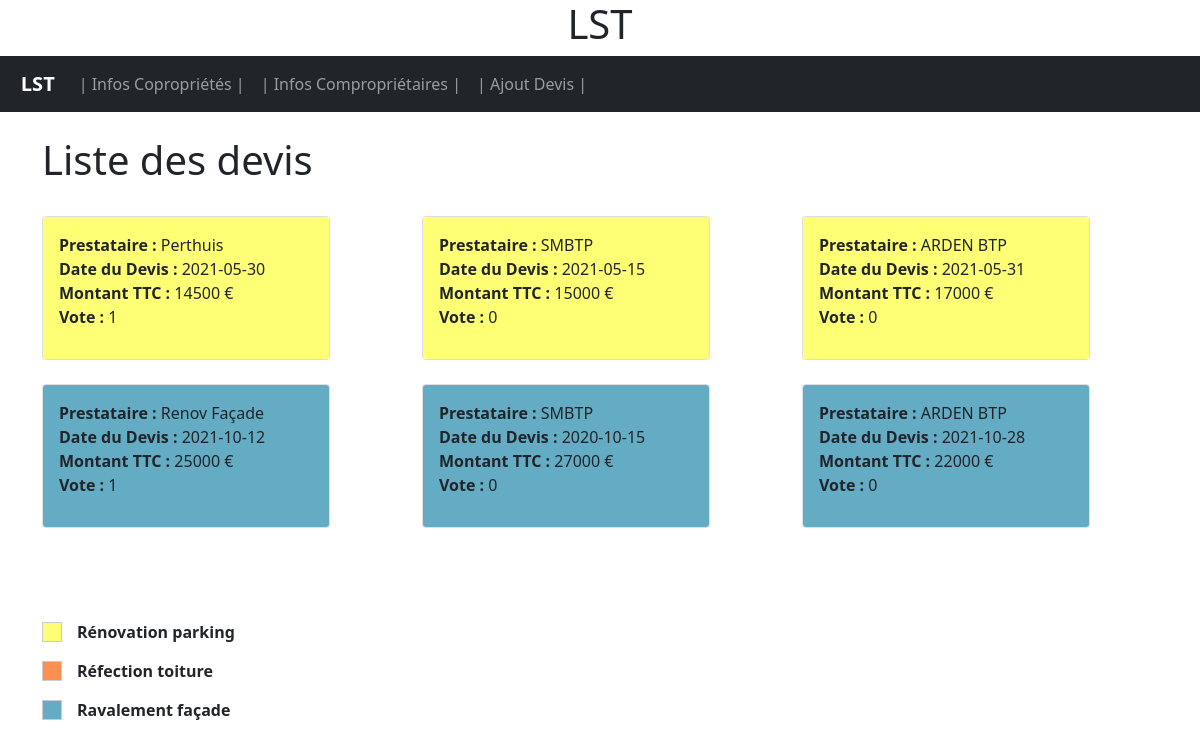
The page /devis.php?idCopropriete=1 on the database its author committed.
### tables this page shows
CREATE TABLE IF NOT EXISTS `devis` (
  `idDevis` int NOT NULL AUTO_INCREMENT,
  `dateDev` date NOT NULL,
  `prestataire` varchar(50) NOT NULL,
  `MontantTTC` int NOT NULL,
  `vote` tinyint(1) DEFAULT NULL,
  `idCopropriete` int NOT NULL,
  `idTravaux` int NOT NULL,
  PRIMARY KEY (`idDevis`),
  KEY `idCopropriete` (`idCopropriete`),
  KEY `idTravaux` (`idTravaux`)
);

### includeLst/lst.php (called while the page is built, shortened)
<?php
function getLesDevisCoproprietaire($bdd, $idCopropriete)
{
    $req = "SELECT idDevis, dateDev, prestataire, MontantTTC, vote, idTravaux FROM devis WHERE idCopropriete=".$idCopropriete;
    $res = $bdd->query($req);
    $LesDevis = $res->fetchAll();
    return $LesDevis;
};

### devis.php (the view, shortened to what this page needs)
<!DOCTYPE html>
<html lang="fr">
<head>
  <?php include('includeLst/headLst.php'); ?>
</head>
<body>
  <?php
  include('includeLst/headerLst.php');
  include('includeLst/navLst.php');
  $idCopropriete = (int)$_GET['idCopropriete'];
  $LesDevis = getLesDevisCoproprietaire($bdd, $idCopropriete);
  ?>
  <div class="jumbotron">
    <div class="container">
      <section class="col-sm-12"> <br>
        <h1>Liste des devis</h1>
        <br>
        <div class="row">
          <?php
          foreach ($LesDevis as $unDevis) {
            $prestataire = $unDevis['prestataire'];
            $dateDev     = $unDevis['dateDev'];
            $MontantTTC  = $unDevis['MontantTTC'];
            $vote        = $unDevis['vote'];
            $idTravaux   = $unDevis['idTravaux'];
            if ($idTravaux == 1) {
                $bg_color = "#FFFF76";
            } elseif ($idTravaux == 2) {
                $bg_color = "#fc8f51";
            } else {
                $bg_color = "#64ABC4";
            }
          ?>
            <article class="col-md-4 mb-4">
              <div class="card" style="width: 18rem; min-height: 9rem;">
                <div class="card-body" style="background-color: <?= $bg_color ?>; border-radius: calc(0.25rem - 1px);">
                    <p class="card-text" style="margin: 0;">
                        <b>Prestataire :</b> <?= $prestataire ?><br>
                        <b>Date du Devis :</b> <?= $dateDev ?><br>
                        <b>Montant TTC :</b> <?= $MontantTTC ?> €<br>
                        <b>Vote :</b> <?= $vote ?>
                    </p>
                </div>
              </div>
            </article>
          <?php } ?>
        </div> <br><br>
        <div style="margin-top: 20px;">
          <div style="display: flex; align-items: center; margin-bottom: 15px;">
            <div style="width: 20px; height: 20px; background-color:#FFFF76; border: 1px solid #ccc; margin-right: 15px;"></div>
            <p style="margin: 0;"><b>Rénovation parking</b></p>
          </div>
          <div style="display: flex; align-items: center; margin-bottom: 15px;">
            <div style="width: 20px; height: 20px; background-color:#fc8f51; border: 1px solid #ccc; margin-right: 15px;"></div>
            <p style="margin: 0;"><b>Réfection toiture</b></p>
          </div>
          <div style="display: flex; align-items: center; margin-bottom: 15px;">
            <div style="width: 20px; height: 20px; background-color:#64ABC4; border: 1px solid #ccc; margin-right: 15px;"></div>
            <p style="margin: 0;"><b>Ravalement façade</b></p>
          </div>
        </div>
      </section>
    </div>
  </div>
</body>
</html>

### rows shown on the page
devis: prestataire "Perthuis", dateDev "2021-05-30", MontantTTC "14500", vote "1"
devis: prestataire "SMBTP", dateDev "2021-05-15", MontantTTC "15000", vote "0"
devis: prestataire "ARDEN BTP", dateDev "2021-05-31", MontantTTC "17000", vote "0"
devis: prestataire "Renov Façade", dateDev "2021-10-12", MontantTTC "25000", vote "1"
devis: prestataire "SMBTP", dateDev "2020-10-15", MontantTTC "27000", vote "0"
devis: prestataire "ARDEN BTP", dateDev "2021-10-28", MontantTTC "22000", vote "0"
